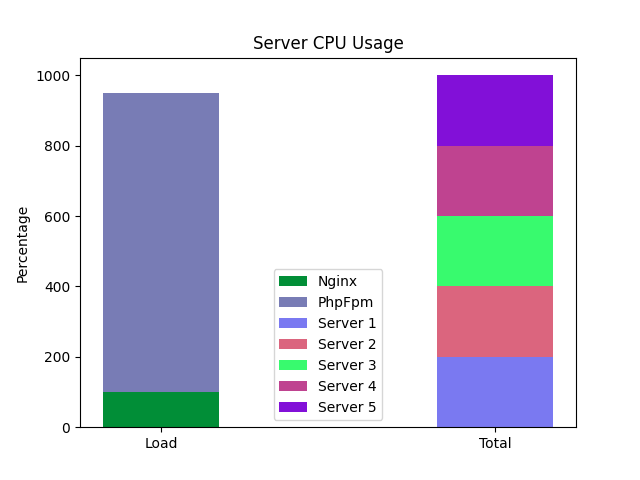

Python code for this plot:
import matplotlib.pyplot as plt
import os
base_dir = os.path.dirname(__file__)
labels = ['Server CPU Usage']
width = 0.35 

fig, ax = plt.subplots()

def render_stacked(ax, labels, data, width, colors):
    bottom = 0
    for i, d in enumerate(data):
        ax.bar("Load", d, width, bottom=bottom,
               label=labels[i], color=colors[i])
        bottom += d

render_stacked(ax,
    ["Nginx", "PhpFpm"],
    [100, 850 ],
    width,
    ["#018e37", "#787cb5"]
)

# 5 Servers stacked on top of each other 
ax.bar("Total", 200, width, bottom=0, label="Server 1", color="#7a79f1")
ax.bar("Total", 200, width, bottom=200, label="Server 2", color="#db657e")
ax.bar("Total", 200, width, bottom=400, label="Server 3", color="#38fa6e")
ax.bar("Total", 200, width, bottom=600, label="Server 4", color="#bf4390")
ax.bar("Total", 200, width, bottom=800, label="Server 5", color="#8210d8")





ax.set_ylabel('Percentage')
ax.set_title('Server CPU Usage')
ax.legend()

plt.savefig(f'{base_dir}/load_balanced_3_chart.png')
